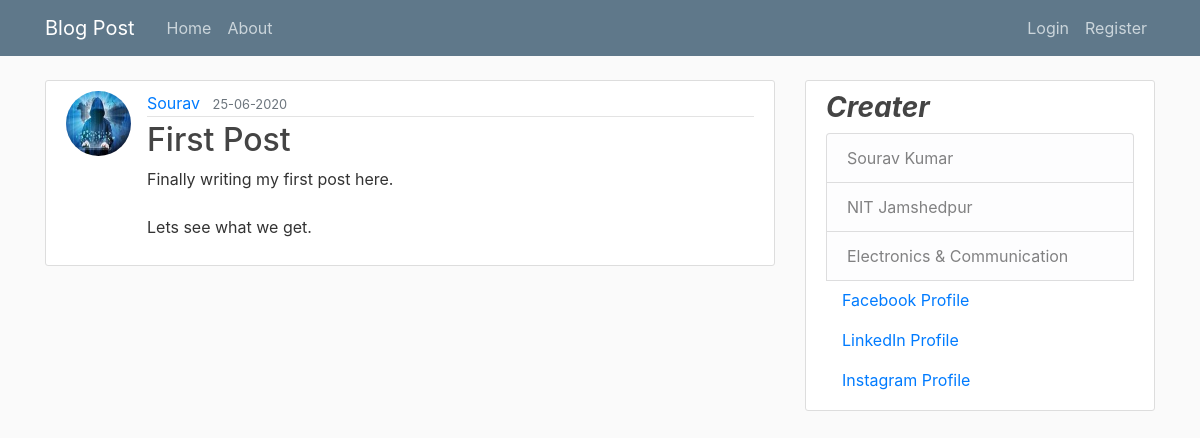
/post/1, run on the app's committed database.
### web/models.py (models this page shows, shortened)
class User(db.Model,UserMixin):
	id = db.Column(db.Integer, primary_key =True)
	username = db.Column(db.String(20),unique=True, nullable=False)
	email = db.Column(db.String(120), unique=True, nullable=False)
	img_file = db.Column(db.String(60),nullable=False, default='default.jpg')
	password = db.Column(db.String(60), nullable=False)
	posts = db.relationship('Post',backref='author', lazy=True)

class Post(db.Model):
	id = db.Column(db.Integer,primary_key=True)
	title = db.Column(db.String(100), nullable=False)
	date_posted = db.Column(db.DateTime, nullable=False, default=datetime.utcnow)
	content = db.Column(db.Text, nullable=False)
	user_id = db.Column(db.Integer, db.ForeignKey('user.id'), nullable=False)

### web/posts/routes.py (the view)
@posts.route("/post/<int:post_id>")
def post(post_id):
	post = Post.query.get_or_404(post_id)
	return render_template('post.html',title=post.title,post=post)

### web/templates/post.html (shortened to what this page needs)
{% extends "layout.html" %}
{% block content %}
<article class="media content-section">
  <img class="rounded-circle article-img" src="{{ url_for('static',filename = 'profile_pics/'+post.author.img_file) }}">
  <div class="media-body">
    <div class="article-metadata">
      <a class="mr-2" href="{{ url_for('users.user_posts', username=post.author.username) }}">{{ post.author.username }}</a>
      <small class="text-muted">{{ post.date_posted.strftime("%d-%m-%Y") }}</small>
    </div>
    <h2 class="article-title">{{ post.title }}</h2>
    <p class="article-content">{{ post.content }}</p>
  </div>
</article>
{% endblock content %}

### web/static/main.css (style rules this page uses)
body { background: #fafafa; color: #333333; margin-top: 5rem; }
h1, h2, h3, h4, h5, h6 { color: #444444; }
.content-section { background: #ffffff; padding: 10px 20px; border: 1px solid #dddddd; border-radius: 3px; margin-bottom: 20px; }
.article-title { color: #444444; }
.article-content { white-space: pre-line; }
.article-img { height: 65px; width: 65px; margin-right: 16px; }
.article-metadata { padding-bottom: 1px; margin-bottom: 4px; border-bottom: 1px solid #e3e3e3 }

### data on the page
User: img_file (picture), author.username "Sourav"
Post: date_posted "25-06-2020", title "First Post", content "Finally writing my first post here. Lets see what we get."
